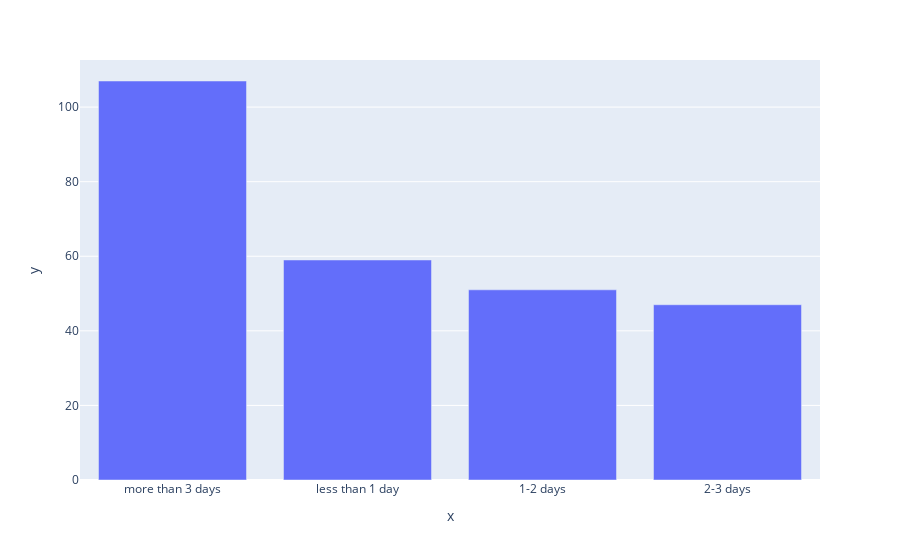

Source (notebook cell):
### Code cell
px.bar(x=df.delay_categorical.value_counts().index, y=df.delay_categorical.value_counts())

### Figure 1 — Plotly figure (JSON) as saved in the notebook; plotly's stock layout.template omitted (floating-point values rounded to 4 significant figures)
{"data": [{"alignmentgroup": "True", "hovertemplate": "x=%{x}<br>y=%{y}<extra></extra>", "legendgroup": "", "marker": {"color": "#636efa"}, "name": "", "offsetgroup": "", "orientation": "v", "showlegend": false, "textposition": "auto", "type": "bar", "x": ["more than 3 days", "less than 1 day", "1-2 days", "2-3 days"], "xaxis": "x", "y": [107, 59, 51, 47], "yaxis": "y"}], "layout": {"barmode": "relative", "legend": {"tracegroupgap": 0}, "margin": {"t": 60}, "xaxis": {"anchor": "y", "domain": [0, 1], "title": {"text": "x"}}, "yaxis": {"anchor": "x", "domain": [0, 1], "title": {"text": "y"}}}}
